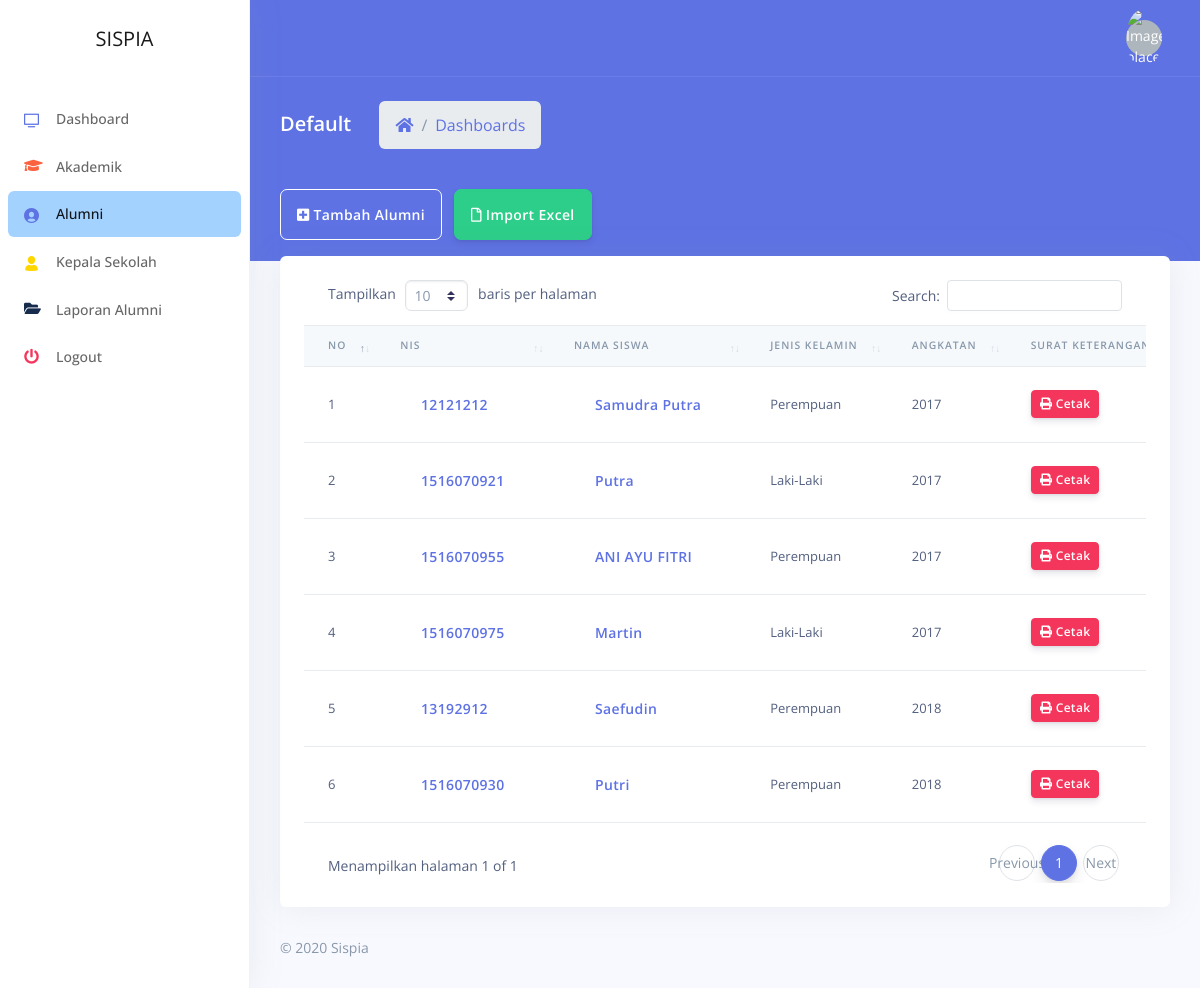
/index.php/alumni, run on the app's committed database.
### tables this page shows
CREATE TABLE `siswa` (
  `nis` varchar(20) NOT NULL,
  `nisn` varchar(20) NOT NULL,
  `nama_siswa` varchar(100) NOT NULL,
  `jenis_kelamin` enum('Laki-Laki','Perempuan') NOT NULL,
  `agama` varchar(20) NOT NULL,
  `tempat_lahir` varchar(100) NOT NULL,
  `tanggal_lahir` date NOT NULL,
  `no_hp` varchar(15) DEFAULT NULL,
  `alamat` text NOT NULL,
  `status` tinyint(1) NOT NULL,
  `angkatan` varchar(30) NOT NULL,
  `foto` varchar(128) NOT NULL DEFAULT 'default.png',
  `kepsek_id` varchar(20) NOT NULL,
  `ijazah` varchar(128) DEFAULT NULL,
  `created_at` timestamp NOT NULL DEFAULT CURRENT_TIMESTAMP
);

### application/controllers/Alumni.php (called while the page is built, shortened)
<?php
class Alumni extends CI_Controller
{
  public function __construct()
  {
    $this->load->library('upload');
    $this->load->model('AppModel', 'app');
    $this->load->helper('download');
  }
  public function index()
  {
    $data['user']   = $this->db->get_where('users', ['id_user' => $this->session->userdata('id_user')])->row_array();
    $data['alumni'] = $this->app->getAlumni();
    $this->load->view('alumni/index', $data);
  }
}

### index.php (called while the page is built, shortened)
<?php
require_once BASEPATH.'core/CodeIgniter.php';

### application/models/AppModel.php (called while the page is built, shortened)
<?php
class AppModel extends CI_Model
{
  public function getAlumni()
  {
    $this->db->select('siswa.*, siswa.jenis_kelamin as kelamin, kepsek.nama_kepsek, kepsek.jenis_kelamin, kepsek.jabatan, kepsek.nip');
    $this->db->from('siswa');
    $this->db->join('kepsek', 'kepsek.nip=siswa.kepsek_id','LEFT');
    $this->db->order_by('angkatan','ASC');
    $result = $this->db->get();
    return $result->result_array();
  }
}

### application/views/alumni/index.php (the view, shortened to what this page needs)
<div class="main-content" id="panel">
  <div class="container-fluid mt--6">
    <div class="row">
      <div class="col-xl-12">
        <a href="<?= site_url('alumni/tambah'); ?>" class="btn btn-outline-white mb-3 btn-lg"><i class="fas fa-plus-square"></i> Tambah Alumni</a>
        <a href="<?= site_url('alumni/import_excel'); ?>" class="btn btn-success mb-3 btn-lg"><i class="far fa-file"></i> Import Excel</a>
        <div class="card">
          <div class="card-body">
            <div class="table-responsive">
              <table class="table align-items-center table-flush" id="tableAlumni">
                <thead class="thead-light">
                  <tr>
                    <th scope="col">No</th>
                    <th scope="col">NIS</th>
                    <th scope="col">Nama Siswa</th>
                    <th scope="col">Jenis Kelamin</th>
                    <th scope="col">Angkatan</th>
                    <th scope="col">Surat Keterangan</th>
                  </tr>
                </thead>
                <tbody>
                  <?php foreach ($alumni as $key => $alm) : ?>
                    <tr>
                      <td><?= $key + 1; ?></td>
                      <td><a href="<?= site_url('alumni/detail/' . $alm['nis']); ?>" class="btn btn-link" data-toggle="tooltip" title="Lihat Detail"><?= $alm['nis']; ?></a></td>
                      <td>
                        <a href="<?= site_url('alumni/detail/' . $alm['nis']); ?>" class="btn btn-link" data-toggle="tooltip" title="Lihat Detail"><?= $alm['nama_siswa']; ?></a>
                      </td>
                      <td><?= $alm['kelamin']; ?></td>
                      <td><?= $alm['angkatan']; ?></td>
                      <td>
                        <a href="<?= site_url('alumni/print_keterangan/' . $alm['nis']); ?>" target="_blank" class="btn btn-danger btn-sm" data-toggle="tooltip" data-original-title="Print"><i class="fas fa-print"></i> Cetak</a>
                      </td>
                    </tr>
                  <?php endforeach; ?>
                </tbody>
              </table>
            </div>
          </div>
        </div>
      </div>
    </div>
  </div>
</div>

### data on the page
siswa: nis "12121212", nama_siswa "Samudra Putra", jenis_kelamin "Perempuan", angkatan "2017"
siswa: nis "1516070921", nama_siswa "Putra", jenis_kelamin "Laki-Laki", angkatan "2017"
siswa: nis "1516070955", nama_siswa "ANI AYU FITRI", jenis_kelamin "Perempuan", angkatan "2017"
siswa: nis "1516070975", nama_siswa "Martin", jenis_kelamin "Laki-Laki", angkatan "2017"
siswa: nis "13192912", nama_siswa "Saefudin", jenis_kelamin "Perempuan", angkatan "2018"
siswa: nis "1516070930", nama_siswa "Putri", jenis_kelamin "Perempuan", angkatan "2018"
